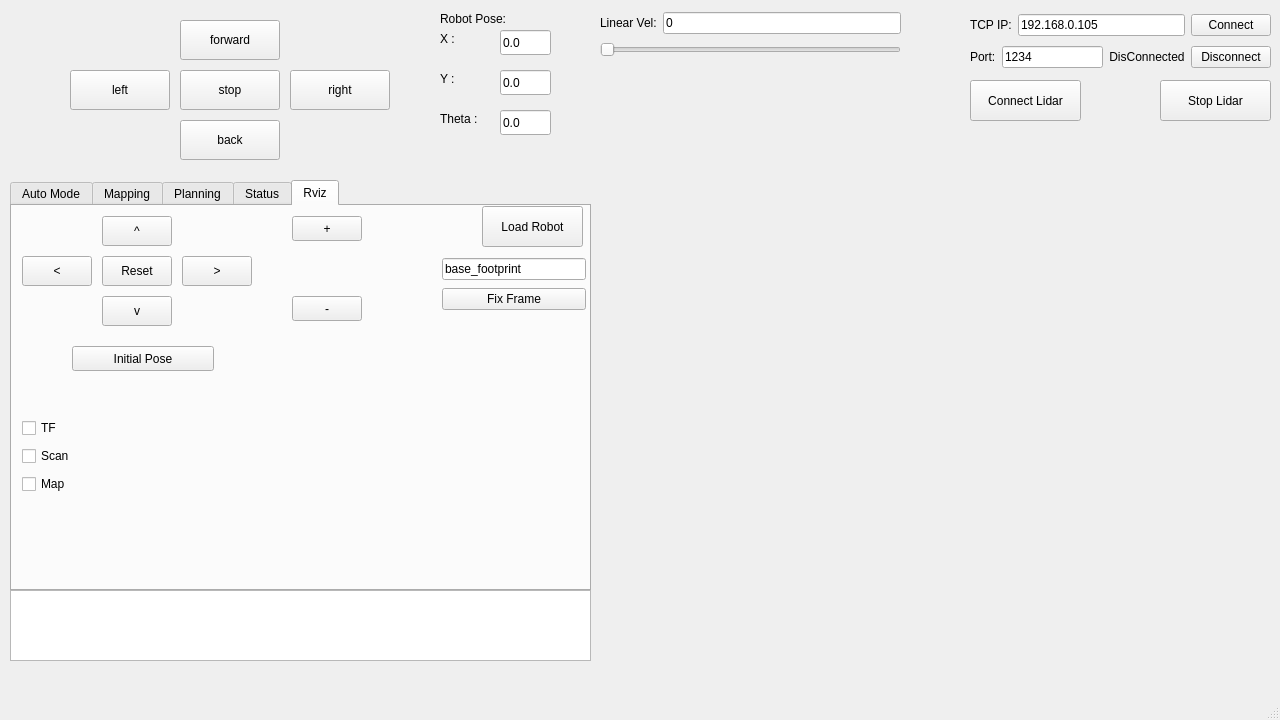
<?xml version="1.0" encoding="UTF-8"?>
<ui version="4.0">
 <class>MainWindow</class>
 <widget class="QMainWindow" name="MainWindow">
  <property name="geometry">
   <rect>
    <x>0</x>
    <y>0</y>
    <width>1280</width>
    <height>720</height>
   </rect>
  </property>
  <property name="windowTitle">
   <string>MainWindow</string>
  </property>
  <widget class="QWidget" name="centralwidget">
   <widget class="QGroupBox" name="groupBox_manual">
    <property name="enabled">
     <bool>true</bool>
    </property>
    <property name="geometry">
     <rect>
      <x>60</x>
      <y>10</y>
      <width>340</width>
      <height>160</height>
     </rect>
    </property>
    <property name="styleSheet">
     <string notr="true">QGroupBox {
    border: none;
}</string>
    </property>
    <property name="title">
     <string/>
    </property>
    <property name="flat">
     <bool>false</bool>
    </property>
    <property name="checkable">
     <bool>false</bool>
    </property>
    <widget class="QPushButton" name="btnForward">
     <property name="geometry">
      <rect>
       <x>120</x>
       <y>10</y>
       <width>100</width>
       <height>40</height>
      </rect>
     </property>
     <property name="text">
      <string>forward</string>
     </property>
    </widget>
    <widget class="QPushButton" name="btnLeft">
     <property name="geometry">
      <rect>
       <x>10</x>
       <y>60</y>
       <width>100</width>
       <height>40</height>
      </rect>
     </property>
     <property name="text">
      <string>left</string>
     </property>
    </widget>
    <widget class="QPushButton" name="btnStop">
     <property name="geometry">
      <rect>
       <x>120</x>
       <y>60</y>
       <width>100</width>
       <height>40</height>
      </rect>
     </property>
     <property name="text">
      <string>stop</string>
     </property>
    </widget>
    <widget class="QPushButton" name="btnRight">
     <property name="geometry">
      <rect>
       <x>230</x>
       <y>60</y>
       <width>100</width>
       <height>40</height>
      </rect>
     </property>
     <property name="text">
      <string>right</string>
     </property>
    </widget>
    <widget class="QPushButton" name="btnBack">
     <property name="geometry">
      <rect>
       <x>120</x>
       <y>110</y>
       <width>100</width>
       <height>40</height>
      </rect>
     </property>
     <property name="text">
      <string>back</string>
     </property>
    </widget>
   </widget>
   <widget class="QTabWidget" name="tabWidget">
    <property name="geometry">
     <rect>
      <x>10</x>
      <y>180</y>
      <width>581</width>
      <height>411</height>
     </rect>
    </property>
    <property name="styleSheet">
     <string notr="true"/>
    </property>
    <property name="currentIndex">
     <number>4</number>
    </property>
    <widget class="QWidget" name="tab">
     <attribute name="title">
      <string>Auto Mode</string>
     </attribute>
     <widget class="QPushButton" name="pushButton">
      <property name="geometry">
       <rect>
        <x>20</x>
        <y>50</y>
        <width>89</width>
        <height>25</height>
       </rect>
      </property>
      <property name="text">
       <string>Send Goal</string>
      </property>
     </widget>
     <widget class="QPushButton" name="pushButton_2">
      <property name="geometry">
       <rect>
        <x>140</x>
        <y>50</y>
        <width>89</width>
        <height>25</height>
       </rect>
      </property>
      <property name="text">
       <string>Cancel Goal</string>
      </property>
     </widget>
     <widget class="QComboBox" name="comboBox">
      <property name="geometry">
       <rect>
        <x>20</x>
        <y>10</y>
        <width>211</width>
        <height>25</height>
       </rect>
      </property>
      <item>
       <property name="text">
        <string>Home</string>
       </property>
      </item>
      <item>
       <property name="text">
        <string>Corner</string>
       </property>
      </item>
     </widget>
    </widget>
    <widget class="QWidget" name="tab_2">
     <attribute name="title">
      <string>Mapping</string>
     </attribute>
    </widget>
    <widget class="QWidget" name="tab_3">
     <attribute name="title">
      <string>Planning</string>
     </attribute>
    </widget>
    <widget class="QWidget" name="tab_4">
     <attribute name="title">
      <string>Status</string>
     </attribute>
    </widget>
    <widget class="QWidget" name="tab_5">
     <attribute name="title">
      <string>Rviz</string>
     </attribute>
     <widget class="QGroupBox" name="groupBox_manual_2">
      <property name="enabled">
       <bool>true</bool>
      </property>
      <property name="geometry">
       <rect>
        <x>0</x>
        <y>10</y>
        <width>250</width>
        <height>110</height>
       </rect>
      </property>
      <property name="styleSheet">
       <string notr="true">QGroupBox {
    border: none;
}</string>
      </property>
      <property name="title">
       <string/>
      </property>
      <property name="flat">
       <bool>false</bool>
      </property>
      <property name="checkable">
       <bool>false</bool>
      </property>
      <widget class="QPushButton" name="forward_2">
       <property name="geometry">
        <rect>
         <x>90</x>
         <y>0</y>
         <width>70</width>
         <height>30</height>
        </rect>
       </property>
       <property name="text">
        <string>^</string>
       </property>
      </widget>
      <widget class="QPushButton" name="left_2">
       <property name="geometry">
        <rect>
         <x>10</x>
         <y>40</y>
         <width>70</width>
         <height>30</height>
        </rect>
       </property>
       <property name="text">
        <string>&lt;</string>
       </property>
      </widget>
      <widget class="QPushButton" name="Reset">
       <property name="geometry">
        <rect>
         <x>90</x>
         <y>40</y>
         <width>70</width>
         <height>30</height>
        </rect>
       </property>
       <property name="text">
        <string>Reset</string>
       </property>
      </widget>
      <widget class="QPushButton" name="right_2">
       <property name="geometry">
        <rect>
         <x>170</x>
         <y>40</y>
         <width>70</width>
         <height>30</height>
        </rect>
       </property>
       <property name="text">
        <string>&gt;</string>
       </property>
      </widget>
      <widget class="QPushButton" name="back_2">
       <property name="geometry">
        <rect>
         <x>90</x>
         <y>80</y>
         <width>70</width>
         <height>30</height>
        </rect>
       </property>
       <property name="text">
        <string>v</string>
       </property>
      </widget>
     </widget>
     <widget class="QPushButton" name="pushButton_3">
      <property name="geometry">
       <rect>
        <x>280</x>
        <y>10</y>
        <width>70</width>
        <height>25</height>
       </rect>
      </property>
      <property name="text">
       <string>+</string>
      </property>
     </widget>
     <widget class="QPushButton" name="pushButton_4">
      <property name="geometry">
       <rect>
        <x>280</x>
        <y>90</y>
        <width>70</width>
        <height>25</height>
       </rect>
      </property>
      <property name="text">
       <string>-</string>
      </property>
     </widget>
     <widget class="QPushButton" name="pushButton_6">
      <property name="geometry">
       <rect>
        <x>60</x>
        <y>140</y>
        <width>142</width>
        <height>25</height>
       </rect>
      </property>
      <property name="text">
       <string>Initial Pose</string>
      </property>
     </widget>
     <widget class="QWidget" name="layoutWidget">
      <property name="geometry">
       <rect>
        <x>430</x>
        <y>50</y>
        <width>144</width>
        <height>58</height>
       </rect>
      </property>
      <layout class="QVBoxLayout" name="verticalLayout_2">
       <item>
        <widget class="QLineEdit" name="lineEdit_3">
         <property name="text">
          <string>base_footprint</string>
         </property>
        </widget>
       </item>
       <item>
        <widget class="QPushButton" name="pushButton_5">
         <property name="text">
          <string>Fix Frame</string>
         </property>
        </widget>
       </item>
      </layout>
     </widget>
     <widget class="QWidget" name="layoutWidget">
      <property name="geometry">
       <rect>
        <x>10</x>
        <y>210</y>
        <width>59</width>
        <height>83</height>
       </rect>
      </property>
      <layout class="QVBoxLayout" name="verticalLayout">
       <item>
        <widget class="QCheckBox" name="checkBox">
         <property name="text">
          <string>TF</string>
         </property>
        </widget>
       </item>
       <item>
        <widget class="QCheckBox" name="checkBox_2">
         <property name="text">
          <string>Scan</string>
         </property>
        </widget>
       </item>
       <item>
        <widget class="QCheckBox" name="checkBox_3">
         <property name="text">
          <string>Map</string>
         </property>
        </widget>
       </item>
      </layout>
     </widget>
     <widget class="QPushButton" name="btn_LoadRobot">
      <property name="geometry">
       <rect>
        <x>470</x>
        <y>0</y>
        <width>101</width>
        <height>41</height>
       </rect>
      </property>
      <property name="text">
       <string>Load Robot</string>
      </property>
     </widget>
    </widget>
   </widget>
   <widget class="QGroupBox" name="groupBox_pose">
    <property name="geometry">
     <rect>
      <x>430</x>
      <y>0</y>
      <width>131</width>
      <height>145</height>
     </rect>
    </property>
    <property name="styleSheet">
     <string notr="true">QGroupBox {
    border: none;
}</string>
    </property>
    <property name="title">
     <string/>
    </property>
    <widget class="QLabel" name="label_pose">
     <property name="geometry">
      <rect>
       <x>10</x>
       <y>10</y>
       <width>91</width>
       <height>17</height>
      </rect>
     </property>
     <property name="text">
      <string>Robot Pose:</string>
     </property>
    </widget>
    <widget class="QLineEdit" name="lineEditX">
     <property name="geometry">
      <rect>
       <x>70</x>
       <y>30</y>
       <width>51</width>
       <height>25</height>
      </rect>
     </property>
     <property name="text">
      <string>0.0</string>
     </property>
    </widget>
    <widget class="QLineEdit" name="lineEditY">
     <property name="geometry">
      <rect>
       <x>70</x>
       <y>70</y>
       <width>51</width>
       <height>25</height>
      </rect>
     </property>
     <property name="text">
      <string>0.0</string>
     </property>
    </widget>
    <widget class="QLineEdit" name="lineEditTheta">
     <property name="geometry">
      <rect>
       <x>70</x>
       <y>110</y>
       <width>51</width>
       <height>25</height>
      </rect>
     </property>
     <property name="text">
      <string>0.0</string>
     </property>
    </widget>
    <widget class="QLabel" name="label_4">
     <property name="geometry">
      <rect>
       <x>10</x>
       <y>30</y>
       <width>41</width>
       <height>17</height>
      </rect>
     </property>
     <property name="text">
      <string>X :</string>
     </property>
    </widget>
    <widget class="QLabel" name="label_5">
     <property name="geometry">
      <rect>
       <x>10</x>
       <y>70</y>
       <width>51</width>
       <height>17</height>
      </rect>
     </property>
     <property name="text">
      <string>Y :</string>
     </property>
    </widget>
    <widget class="QLabel" name="label_6">
     <property name="geometry">
      <rect>
       <x>10</x>
       <y>110</y>
       <width>51</width>
       <height>17</height>
      </rect>
     </property>
     <property name="text">
      <string>Theta :</string>
     </property>
    </widget>
   </widget>
   <widget class="QWidget" name="layoutWidget">
    <property name="geometry">
     <rect>
      <x>600</x>
      <y>10</y>
      <width>301</width>
      <height>50</height>
     </rect>
    </property>
    <layout class="QVBoxLayout" name="verticalLayout_3">
     <item>
      <layout class="QHBoxLayout" name="horizontalLayout">
       <item>
        <widget class="QLabel" name="label_2">
         <property name="text">
          <string>Linear Vel:</string>
         </property>
        </widget>
       </item>
       <item>
        <widget class="QLineEdit" name="lineEdit_Lin">
         <property name="text">
          <string>0</string>
         </property>
        </widget>
       </item>
      </layout>
     </item>
     <item>
      <widget class="QSlider" name="Slider_Lin">
       <property name="minimum">
        <number>0</number>
       </property>
       <property name="maximum">
        <number>100</number>
       </property>
       <property name="singleStep">
        <number>10</number>
       </property>
       <property name="pageStep">
        <number>10</number>
       </property>
       <property name="orientation">
        <enum>Qt::Horizontal</enum>
       </property>
      </widget>
     </item>
    </layout>
   </widget>
   <widget class="QWidget" name="layoutWidget">
    <property name="geometry">
     <rect>
      <x>970</x>
      <y>10</y>
      <width>301</width>
      <height>62</height>
     </rect>
    </property>
    <layout class="QVBoxLayout" name="verticalLayout_4">
     <item>
      <layout class="QHBoxLayout" name="horizontalLayout_2">
       <item>
        <widget class="QLabel" name="label_7">
         <property name="text">
          <string>TCP IP:</string>
         </property>
        </widget>
       </item>
       <item>
        <widget class="QLineEdit" name="lineEdit_ip">
         <property name="text">
          <string>192.168.0.105</string>
         </property>
        </widget>
       </item>
       <item>
        <widget class="QPushButton" name="btnConnect">
         <property name="text">
          <string>Connect</string>
         </property>
        </widget>
       </item>
      </layout>
     </item>
     <item>
      <layout class="QHBoxLayout" name="horizontalLayout_3">
       <item>
        <widget class="QLabel" name="label_8">
         <property name="text">
          <string>Port:</string>
         </property>
        </widget>
       </item>
       <item>
        <widget class="QLineEdit" name="lineEdit_port">
         <property name="text">
          <string>1234</string>
         </property>
        </widget>
       </item>
       <item>
        <widget class="QLabel" name="label_statustcp">
         <property name="text">
          <string>DisConnected</string>
         </property>
         <property name="alignment">
          <set>Qt::AlignCenter</set>
         </property>
        </widget>
       </item>
       <item>
        <widget class="QPushButton" name="btnDisConnect">
         <property name="text">
          <string>Disconnect</string>
         </property>
        </widget>
       </item>
      </layout>
     </item>
    </layout>
   </widget>
   <widget class="QPushButton" name="btnConnect_lidar">
    <property name="geometry">
     <rect>
      <x>970</x>
      <y>80</y>
      <width>111</width>
      <height>41</height>
     </rect>
    </property>
    <property name="text">
     <string>Connect Lidar</string>
    </property>
   </widget>
   <widget class="QWidget" name="verticalLayoutWidget">
    <property name="geometry">
     <rect>
      <x>590</x>
      <y>130</y>
      <width>691</width>
      <height>541</height>
     </rect>
    </property>
    <layout class="QVBoxLayout" name="verticalLayout_Rviz">
     <item>
      <widget class="QWidget" name="rvizWidget" native="true"/>
     </item>
    </layout>
   </widget>
   <widget class="QPushButton" name="btnStop_lidar">
    <property name="geometry">
     <rect>
      <x>1160</x>
      <y>80</y>
      <width>111</width>
      <height>41</height>
     </rect>
    </property>
    <property name="text">
     <string>Stop Lidar</string>
    </property>
   </widget>
   <widget class="QTextEdit" name="textEdit_log">
    <property name="geometry">
     <rect>
      <x>10</x>
      <y>590</y>
      <width>581</width>
      <height>71</height>
     </rect>
    </property>
   </widget>
  </widget>
  <widget class="QMenuBar" name="menubar">
   <property name="geometry">
    <rect>
     <x>0</x>
     <y>0</y>
     <width>1280</width>
     <height>22</height>
    </rect>
   </property>
  </widget>
  <widget class="QStatusBar" name="statusbar"/>
 </widget>
 <resources/>
 <connections/>
</ui>
